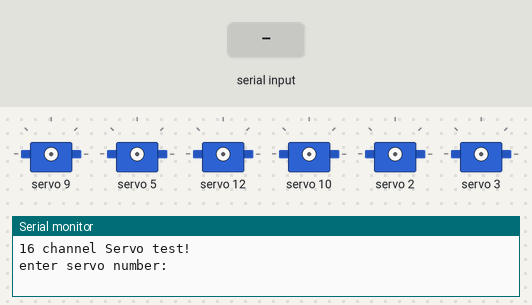
A sketch run on a simulated Arduino Uno, built with avr-gcc and run on an emulated ATmega328P. Shown: 6 × servo, the last lines printed to the serial monitor. Inputs (shaded band) come from the test bench.

Above: at 1.2 s.
1.3 s: "90,45\n" received over Serial
2.8 s: "30,150\n" received over Serial
4.3 s: "90\n" received over Serial
5.8 s: "200\n" received over Serial
7.3 s: "30,150\n" received over Serial
8.8 s: "5\n" received over Serial
At 10.0 s:
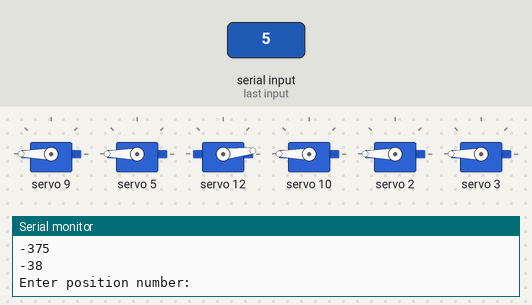
Timing chart, 0 to 11.3 s (numbered marks = the images above; inputs shaded):
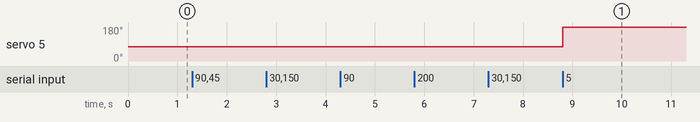

The sketch:

Trail_6.ino
```cpp
#include <Wire.h>
#include <Adafruit_PWMServoDriver.h>


Adafruit_PWMServoDriver pwm = Adafruit_PWMServoDriver();

#define SERVOMIN  150 // this is the 'minimum' pulse length count (out of 4096)
#define SERVOMAX  600 // this is the 'maximum' pulse length count (out of 4096)

// our servo # counter
uint8_t servonum = 0;

void setup() {
  Serial.begin(9600);
  Serial.println("16 channel Servo test!");

  pwm.begin();

  pwm.setPWMFreq(60);  // Analog servos run at ~60 Hz updates
}

// you can use this function if you'd like to set the pulse length in seconds
// e.g. setServoPulse(0, 0.001) is a ~1 millisecond pulse width. its not precise!
void setServoPulse(uint8_t n, double pulse) {
  double pulselength;

  pulselength = 1000000;   // 1,000,000 us per second
  pulselength /= 60;   // 60 Hz
  Serial.print(pulselength); Serial.println(" us per period");
  pulselength /= 4096;  // 12 bits of resolution
  Serial.print(pulselength); Serial.println(" us per bit");
  pulse *= 1000;
  pulse /= pulselength;
  Serial.println(pulse);
  pwm.setPWM(n, 0, pulse);
}

void loop() {
  Serial.println("enter servo number:");
  while(1){
  while (Serial.available() < 1){
  }
  int servonum = Serial.read() - 48;
    Serial.println(servonum);

    Serial.println("Enter position number:");
    while (Serial.available() < 3){
      // Do nothing until there are 3 charaters in serial buffer
    }

    int a = Serial.read() - 48;
    int b = Serial.read() - 48;
    int c = Serial.read() - 48;
    int x = (a*100) + (b*10) + c;

    Serial.println(x);

    pwm.setPWM(servonum, 0, x);
  }

}
```

Measured:
- after the input at 8.8 s, servo 5: 76° → 180° at once
